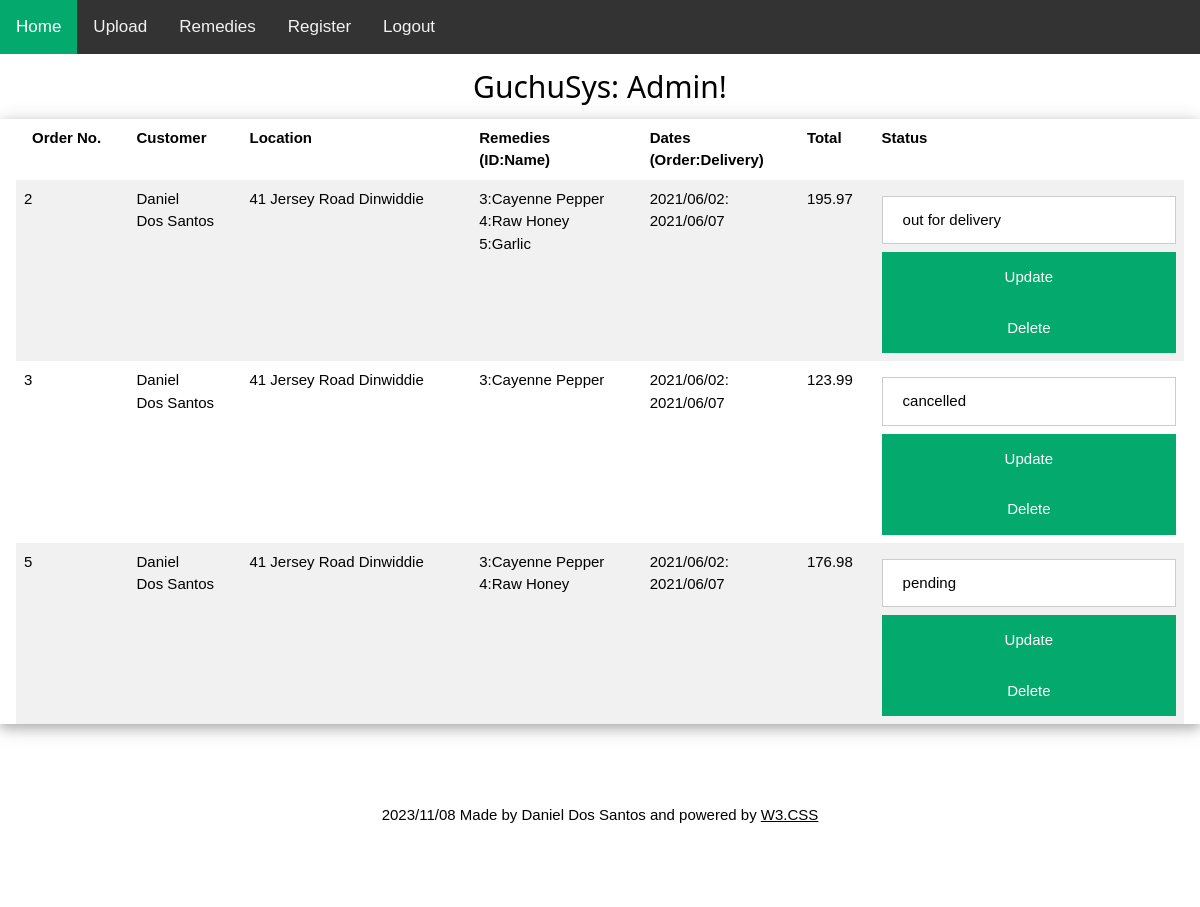
The page /admin/index.php (signed in) on the database its author committed.
### tables this page shows
CREATE TABLE `orders` (
  `oID` int(11) NOT NULL,
  `User_ID` int(11) NOT NULL,
  `remedies` varchar(1000) NOT NULL,
  `Order_date` varchar(255) DEFAULT NULL,
  `delivery_date` varchar(255) DEFAULT NULL,
  `total` double DEFAULT NULL,
  `status` varchar(45) DEFAULT NULL
);

### admin/index.php (the view, shortened to what this page needs)
<?php
	require 'includes/header.php';
	if($loggedin == TRUE) require 'includes/navconnected.php';
	else header('location: login.php');
?>
<h2 style="text-align:center">GuchuSys: Admin!</h2>
	<div class="w3-container w3-card-4">
			<table class="w3-table w3-striped">
				<tr>
					<th>Order No.</th>
					<th>Customer</th>
					<th>Location</th>
					<th>Remedies<br>(ID:Name)</th>
					<th>Dates<br>(Order:Delivery)</th>
					<th>Total</th>
					<th>Status</th>
				</tr>
<?php
				$getOrders = "SELECT * FROM orders INNER JOIN admin ON (orders.User_ID = admin.aID) ORDER BY orders.Order_date" ;
                $result = $connection->query($getOrders);
                $rows = $result->num_rows;
                if($rows == 0)
                {
                	echo "Failed to retrieve order list!";
                }
                else
                {
										for ($i=0; $i < $rows; $i++)
                    {
                      $row = $result->fetch_array(MYSQLI_ASSOC);
                      $a_fname = $row['f_name'];
                      $a_sname = $row['s_name'];
                      $a_location = $row['address'];
                      $remedies = unserialize($row['remedies']);
                      $o_order_date = $row['Order_date'];
                      $o_delivery_date = $row['delivery_date'];
                      $o_total = $row['total'];
                      $o_status = $row['status'];
                      $o_id = $row['oID'];
			?>
				<tr>
					<form action="index.php" method="post">
						<td><?= $o_id;?></td>
						<td><?= $a_fname."<br>".$a_sname;?></td>
						<td><?= $a_location;?></td>
						<td>
							<?php
								foreach ($remedies as $key => $value)
								{
							?>
								<?= $value['rID'];?>:<?= $value['rName'];?><br>
							<?php
								}
							?>
						</td>
						<td><?= $o_order_date;?>:<br><?= $o_delivery_date;?></td>
						<td><?= $o_total;?></td>
						<td><input type="text" name="status" value="<?= $o_status;?>"><br>
							<button name="update" value="<?= $o_id;?>">Update</button><br>
							<button name="delete" value="<?= $o_id;?>">Delete</button></td>
					</form>
				</tr>
			<?php
					}
				}
			?>
			</table>
	</div>
<?php
	require 'includes/footer.php';
?>

### admin/src/css/admin.css (style rules this page uses)
form { border: 3px solid #f1f1f1; }
input[type=text], input[type=password] { width: 100%; padding: 12px 20px; margin: 8px 0; display: inline-block; border: 1px solid #ccc; box-sizing: border-box; }
button { background-color: #04AA6D; color: white; padding: 14px 20px; margin: 8px 0; border: none; cursor: pointer; width: 100%; }

### admin/src/css/w3.css (style rules this page uses)
html { box-sizing:border-box }
*,*:before,*:after { box-sizing:inherit }
html { -ms-text-size-adjust:100%;-webkit-text-size-adjust:100% }
body { margin:0 }
button,input,select,textarea,optgroup { font:inherit;margin:0 }
button,input { overflow:visible }
button,select { text-transform:none }
button,[type=button],[type=reset],[type=submit] { -webkit-appearance:button }
html,body { font-family:Verdana,sans-serif;font-size:15px;line-height:1.5 }
html { overflow-x:hidden }
h2 { font-size:30px }
h1,h2,h3,h4,h5,h6 { font-family:"Segoe UI",Arial,sans-serif;font-weight:400;margin:10px 0 }
.w3-table,.w3-table-all { border-collapse:collapse;border-spacing:0;width:100%;display:table }
.w3-striped tbody tr:nth-child(even) { background-color:#f1f1f1 }
.w3-table td,.w3-table th,.w3-table-all td,.w3-table-all th { padding:8px 8px;display:table-cell;text-align:left;vertical-align:top }
.w3-table th:first-child,.w3-table td:first-child,.w3-table-all th:first-child,.w3-table-all td:first-child { padding-left:16px }
.w3-container:after,.w3-container:before,.w3-panel:after,.w3-panel:before,.w3-row:after,.w3-row:before,.w3-row-padding:after,.w3-row-padding:before, .w3-cell-row:before,.w3-cell-row:after,.w3-clear:after,.w3-clear:before,.w3-bar:before,.w3-bar:after { content:"";display:table;clear:both }
.w3-container,.w3-panel { padding:0.01em 16px }
.w3-card-4,.w3-hover-shadow:hover { box-shadow:0 4px 10px 0 rgba(0,0,0,0.2),0 4px 20px 0 rgba(0,0,0,0.19) }

### rows shown on the page
orders: oID "2", User_ID.f_name "Daniel", User_ID.s_name "Dos Santos", User_ID.address "41 Jersey Road Dinwiddie", rID "3", rName "Cayenne Pepper", rID "4", rName "Raw Honey", rID "5", rName "Garlic", Order_date "2021/06/02", delivery_date "2021/06/07", total "195.97", status "out for delivery"
orders: oID "3", User_ID.f_name "Daniel", User_ID.s_name "Dos Santos", User_ID.address "41 Jersey Road Dinwiddie", rID "3", rName "Cayenne Pepper", Order_date "2021/06/02", delivery_date "2021/06/07", total "123.99", status "cancelled"
orders: oID "5", User_ID.f_name "Daniel", User_ID.s_name "Dos Santos", User_ID.address "41 Jersey Road Dinwiddie", rID "3", rName "Cayenne Pepper", rID "4", rName "Raw Honey", Order_date "2021/06/02", delivery_date "2021/06/07", total "176.98", status "pending"
